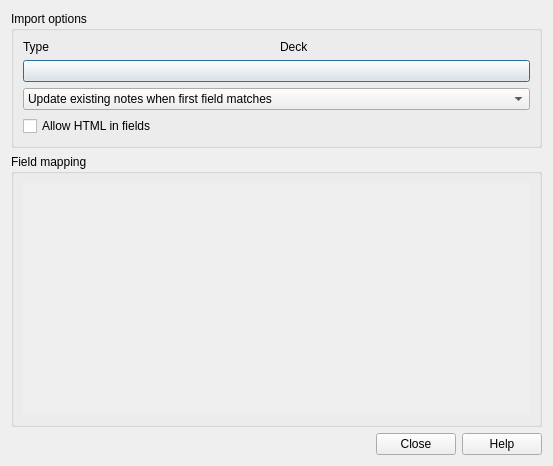
<?xml version="1.0" encoding="UTF-8"?>
<ui version="4.0">
 <class>ImportDialog</class>
 <widget class="QDialog" name="ImportDialog">
  <property name="geometry">
   <rect>
    <x>0</x>
    <y>0</y>
    <width>553</width>
    <height>466</height>
   </rect>
  </property>
  <property name="windowTitle">
   <string>Import</string>
  </property>
  <layout class="QVBoxLayout">
   <item>
    <widget class="QGroupBox" name="groupBox">
     <property name="title">
      <string>Import options</string>
     </property>
     <layout class="QVBoxLayout" name="toplayout">
      <item>
       <layout class="QGridLayout" name="gridLayout_2">
        <item row="0" column="3">
         <widget class="QWidget" name="deckArea" native="true"/>
        </item>
        <item row="0" column="1">
         <widget class="QWidget" name="modelArea" native="true"/>
        </item>
        <item row="0" column="0">
         <widget class="QLabel" name="label">
          <property name="text">
           <string>Type</string>
          </property>
         </widget>
        </item>
        <item row="0" column="2">
         <widget class="QLabel" name="label_2">
          <property name="text">
           <string>Deck</string>
          </property>
         </widget>
        </item>
       </layout>
      </item>
      <item>
       <widget class="QPushButton" name="autoDetect">
        <property name="text">
         <string/>
        </property>
       </widget>
      </item>
      <item>
       <widget class="QComboBox" name="importMode">
        <item>
         <property name="text">
          <string>Update existing notes when first field matches</string>
         </property>
        </item>
        <item>
         <property name="text">
          <string>Ignore lines where first field matches existing note</string>
         </property>
        </item>
        <item>
         <property name="text">
          <string>Import even if existing note has same first field</string>
         </property>
        </item>
       </widget>
      </item>
      <item>
       <widget class="QCheckBox" name="allowHTML">
        <property name="text">
         <string>Allow HTML in fields</string>
        </property>
       </widget>
      </item>
     </layout>
    </widget>
   </item>
   <item>
    <widget class="QGroupBox" name="mappingGroup">
     <property name="sizePolicy">
      <sizepolicy hsizetype="Expanding" vsizetype="Expanding">
       <horstretch>0</horstretch>
       <verstretch>0</verstretch>
      </sizepolicy>
     </property>
     <property name="title">
      <string>Field mapping</string>
     </property>
     <layout class="QVBoxLayout" name="verticalLayout_2">
      <item>
       <layout class="QGridLayout" name="gridLayout">
        <item row="0" column="0">
         <widget class="QScrollArea" name="mappingArea">
          <property name="sizePolicy">
           <sizepolicy hsizetype="MinimumExpanding" vsizetype="MinimumExpanding">
            <horstretch>0</horstretch>
            <verstretch>0</verstretch>
           </sizepolicy>
          </property>
          <property name="minimumSize">
           <size>
            <width>400</width>
            <height>150</height>
           </size>
          </property>
          <property name="frameShape">
           <enum>QFrame::NoFrame</enum>
          </property>
          <property name="widgetResizable">
           <bool>true</bool>
          </property>
          <widget class="QWidget" name="scrollAreaWidgetContents">
           <property name="geometry">
            <rect>
             <x>0</x>
             <y>0</y>
             <width>529</width>
             <height>251</height>
            </rect>
           </property>
          </widget>
         </widget>
        </item>
       </layout>
      </item>
     </layout>
    </widget>
   </item>
   <item>
    <widget class="QDialogButtonBox" name="buttonBox">
     <property name="orientation">
      <enum>Qt::Horizontal</enum>
     </property>
     <property name="standardButtons">
      <set>QDialogButtonBox::Close|QDialogButtonBox::Help</set>
     </property>
    </widget>
   </item>
  </layout>
 </widget>
 <tabstops>
  <tabstop>buttonBox</tabstop>
 </tabstops>
 <resources/>
 <connections>
  <connection>
   <sender>buttonBox</sender>
   <signal>accepted()</signal>
   <receiver>ImportDialog</receiver>
   <slot>accept()</slot>
   <hints>
    <hint type="sourcelabel">
     <x>248</x>
     <y>254</y>
    </hint>
    <hint type="destinationlabel">
     <x>157</x>
     <y>274</y>
    </hint>
   </hints>
  </connection>
  <connection>
   <sender>buttonBox</sender>
   <signal>rejected()</signal>
   <receiver>ImportDialog</receiver>
   <slot>reject()</slot>
   <hints>
    <hint type="sourcelabel">
     <x>316</x>
     <y>260</y>
    </hint>
    <hint type="destinationlabel">
     <x>286</x>
     <y>274</y>
    </hint>
   </hints>
  </connection>
 </connections>
</ui>
